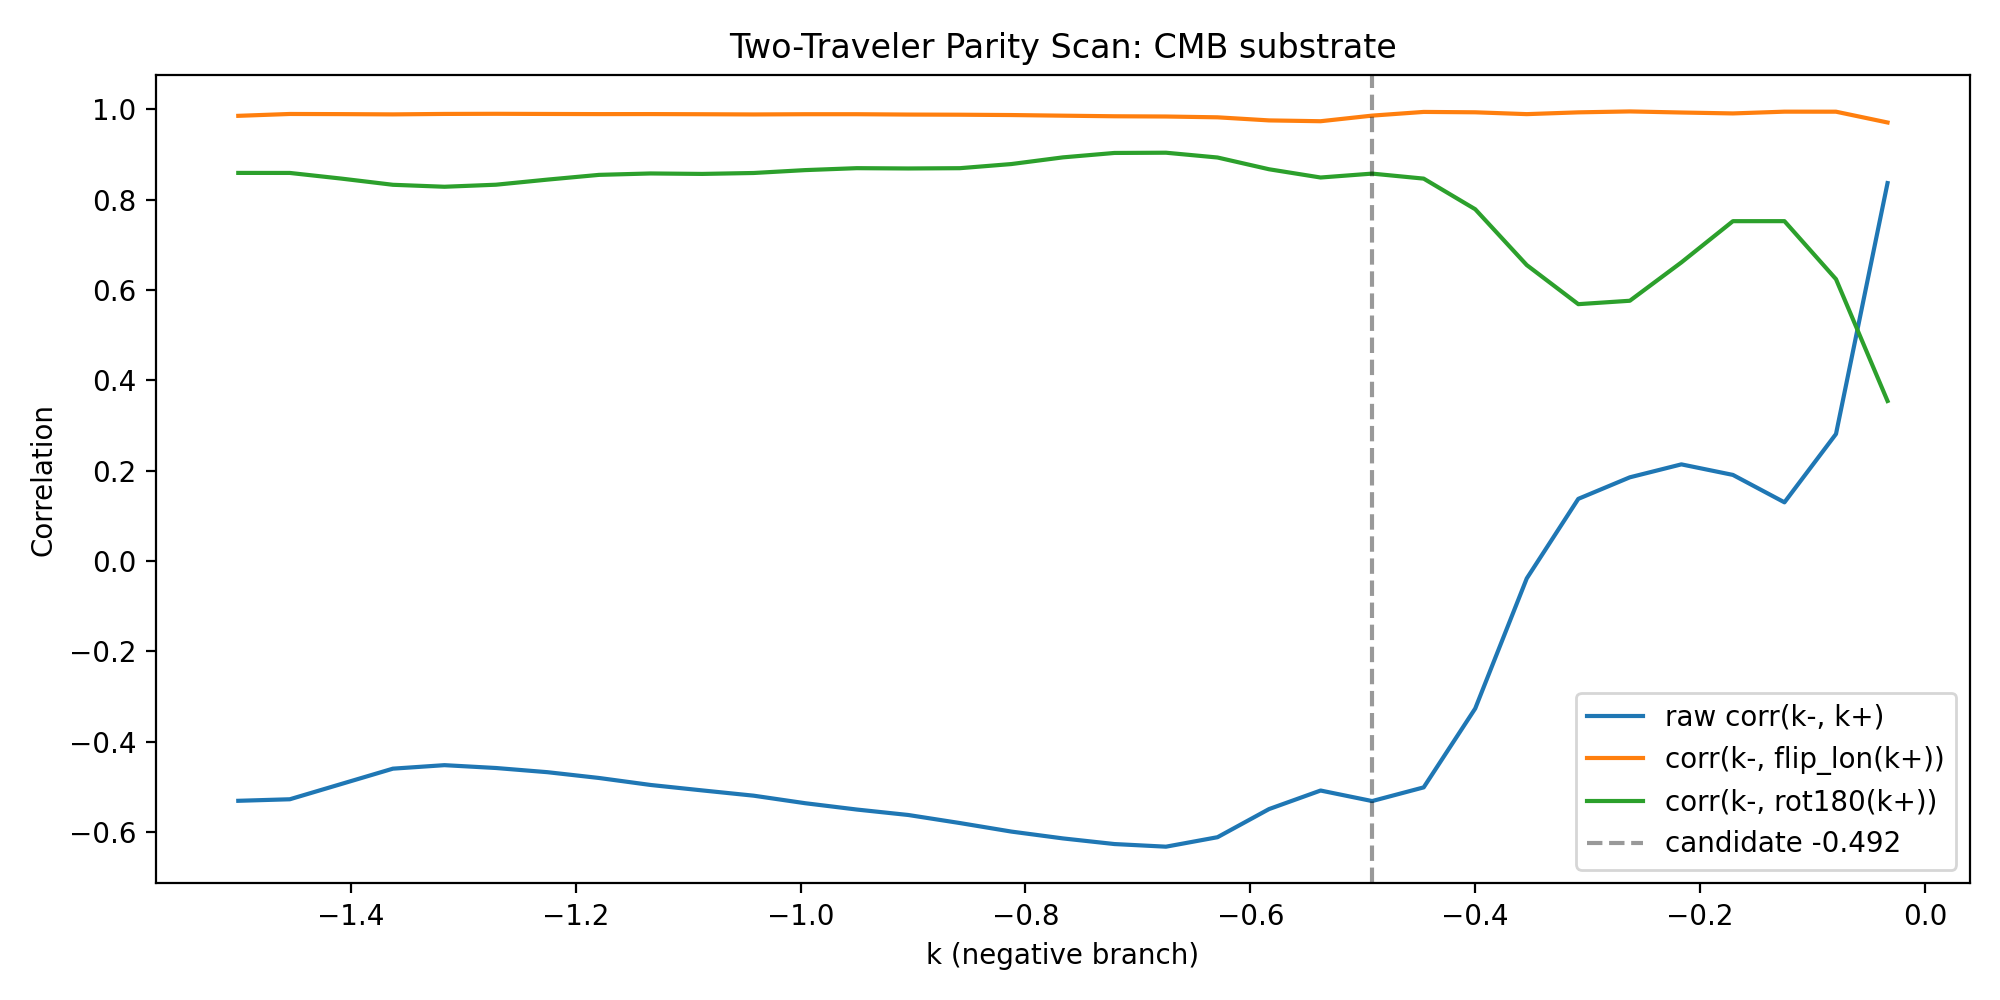

The Python source for this figure:
# two_travelers_parity_scan.py

import numpy as np
import matplotlib.pyplot as plt

from fractal_fingerprint2D import fractal_fingerprint

DATACUBE_PATH = "substrate_helical_datacube.npz"

def load_cube(path=DATACUBE_PATH):
    data = np.load(path)
    # Same keys as scan_k_for_matches_2.py
    T_sub = data["T_sub"]        # shape: (nk, nlat, nlon)
    k_values = data["k_values"]  # shape: (nk,)
    return T_sub, k_values

def normalize(field):
    f = field.astype(float)
    f = f - np.mean(f)
    s = np.std(f)
    if s > 0:
        f /= s
    return f

def corr(a, b):
    a = normalize(a).ravel()
    b = normalize(b).ravel()
    return float(np.dot(a, b) / (len(a) + 1e-12))

def find_index_for_k(k_values, k_target):
    return int(np.argmin(np.abs(k_values - k_target)))

def main():
    T_sub, k_values = load_cube()
    nk = len(k_values)

    # Build a mapping from k to index for quick lookup
    k_arr = np.array(k_values)
    k_to_idx = dict(zip(k_arr, range(len(k_arr)))) # A standard way to map array elements to their indices

    # For each k <= 0, find nearest +k partner and compute symmetry metrics
    pair_ks = []
    corr_raw = []
    corr_flip_lon = []
    corr_rot180 = []
    D_neg = []
    A_neg = []
    D_pos = []
    A_pos = []

    for i, k_neg in enumerate(k_arr):
        if k_neg > 0:
            continue
        k_pos_target = -k_neg
        j = int(np.argmin(np.abs(k_arr - k_pos_target)))
        k_pos = float(k_arr[j])

        slice_neg = T_sub[i]
        slice_pos = T_sub[j]

        # raw correlation
        r_raw = corr(slice_neg, slice_pos)

        # longitude flip of pos
        slice_pos_flip_lon = slice_pos[:, ::-1]
        r_flip = corr(slice_neg, slice_pos_flip_lon)

        # 180° rotation (lon+lat flip)
        slice_pos_rot = slice_pos[::-1, ::-1]
        r_rot = corr(slice_neg, slice_pos_rot)

        # fractal fingerprints
        metrics_neg = fractal_fingerprint(slice_neg)
        Dn = metrics_neg["box_dim"]
        An = metrics_neg["gradient_anisotropy"]

        metrics_pos = fractal_fingerprint(slice_pos)
        Dp = metrics_pos["box_dim"]
        Ap = metrics_pos["gradient_anisotropy"]

        pair_ks.append((k_neg, k_pos))
        corr_raw.append(r_raw)
        corr_flip_lon.append(r_flip)
        corr_rot180.append(r_rot)
        D_neg.append(Dn)
        A_neg.append(An)
        D_pos.append(Dp)
        A_pos.append(Ap)

    pair_ks = np.array(pair_ks)
    k_neg_list = pair_ks[:, 0]
    k_pos_list = pair_ks[:, 1]
    corr_raw = np.array(corr_raw)
    corr_flip_lon = np.array(corr_flip_lon)
    corr_rot180 = np.array(corr_rot180)
    D_neg = np.array(D_neg)
    A_neg = np.array(A_neg)
    D_pos = np.array(D_pos)
    A_pos = np.array(A_pos)

    # === 1) Plot correlation vs k (negative branch) ===
    plt.figure(figsize=(10, 5))
    plt.plot(k_neg_list, corr_raw, label="raw corr(k-, k+)")
    plt.plot(k_neg_list, corr_flip_lon, label="corr(k-, flip_lon(k+))")
    plt.plot(k_neg_list, corr_rot180, label="corr(k-, rot180(k+))")
    plt.axvline(-0.492, color="k", linestyle="--", alpha=0.4,
                label="candidate -0.492")
    plt.xlabel("k (negative branch)")
    plt.ylabel("Correlation")
    plt.title("Two-Traveler Parity Scan: CMB substrate")
    plt.legend()
    plt.tight_layout()
    plt.savefig("two_travelers_parity_correlations.png", dpi=200)

    # === 2) Fingerprint differences (how 'complementary' are they?) ===
    # We'll look at |D_neg - D_pos| and |A_neg - A_pos|
    dD = np.abs(D_neg - D_pos)
    dA = np.abs(A_neg - A_pos)

    fig, ax1 = plt.subplots(figsize=(10, 5))
    ax1.plot(k_neg_list, dD, label="|D(-k) - D(+k)|", color="C0")
    ax1.set_xlabel("k (negative branch)")
    ax1.set_ylabel("Δ fractal dimension", color="C0")
    ax1.tick_params(axis="y", labelcolor="C0")

    ax2 = ax1.twinx()
    ax2.plot(k_neg_list, dA, label="|A(-k) - A(+k)|", color="C1")
    ax2.set_ylabel("Δ anisotropy", color="C1")
    ax2.tick_params(axis="y", labelcolor="C1")

    ax1.axvline(-0.492, color="k", linestyle="--", alpha=0.4)

    plt.title("Two-Traveler Fractal Complementarity")
    fig.tight_layout()
    plt.savefig("two_travelers_parity_fingerprints.png", dpi=200)

    # === 3) Explicit metrics for the (-0.492, +0.517) candidate pair ===

    k_neg_star = -0.492
    k_pos_star = 0.517

    i_star = find_index_for_k(k_arr, k_neg_star)
    j_star = find_index_for_k(k_arr, k_pos_star)

    s_neg = T_sub[i_star]
    s_pos = T_sub[j_star]

    r_raw_star = corr(s_neg, s_pos)
    r_flip_star = corr(s_neg, s_pos[:, ::-1])
    r_rot_star = corr(s_neg, s_pos[::-1, ::-1])

    metrics_neg_star = fractal_fingerprint(s_neg)
    Dn_star = metrics_neg_star["box_dim"]
    An_star = metrics_neg_star["gradient_anisotropy"]

    metrics_pos_star = fractal_fingerprint(s_pos)
    Dp_star = metrics_pos_star["box_dim"]
    Ap_star = metrics_pos_star["gradient_anisotropy"]

    print("=== Two-Travelers Candidate Pair ===")
    print(f"k_neg ≈ {k_arr[i_star]:.3f}, k_pos ≈ {k_arr[j_star]:.3f}")
    print(f"Raw correlation:          {r_raw_star:.4f}")
    print(f"Lon-flip correlation:     {r_flip_star:.4f}")
    print(f"Rot-180 correlation:      {r_rot_star:.4f}")
    print()
    print(f"Slice -k: D={Dn_star:.3f}, anis={An_star:.3f}")
    print(f"Slice +k: D={Dp_star:.3f}, anis={Ap_star:.3f}")
    print(f"ΔD={abs(Dn_star-Dp_star):.3f}, Δanis={abs(An_star-Ap_star):.3f}")

    # Optional: save a side-by-side comparison image
    fig2, axes = plt.subplots(1, 2, figsize=(12, 4), sharex=True, sharey=True)
    im0 = axes[0].imshow(s_neg, origin="lower", cmap="inferno")
    axes[0].set_title(f"Slice k={k_arr[i_star]:.3f}")
    im1 = axes[1].imshow(s_pos, origin="lower", cmap="inferno")
    axes[1].set_title(f"Slice k={k_arr[j_star]:.3f}")
    fig2.colorbar(im1, ax=axes.ravel().tolist())
    fig2.subplots_adjust()
    plt.savefig("two_travelers_candidate_slices.png", dpi=200)

if __name__ == "__main__":
    main()
